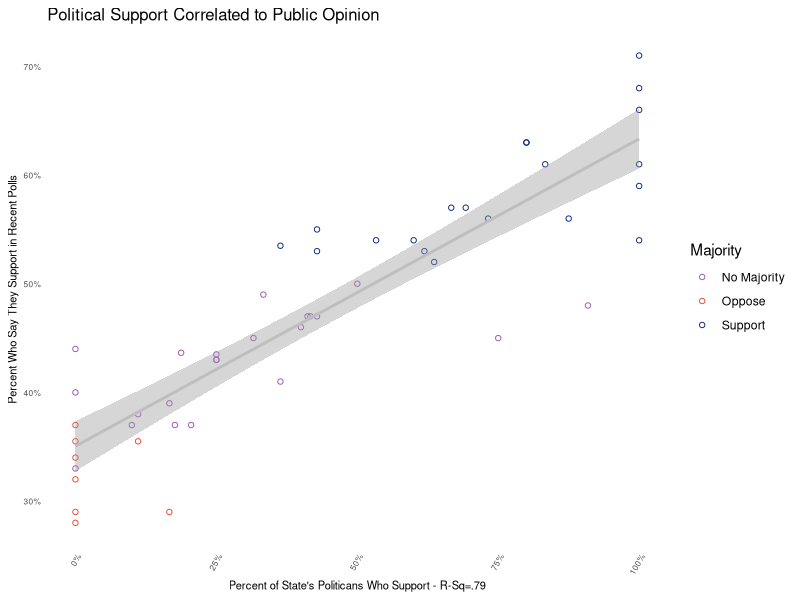
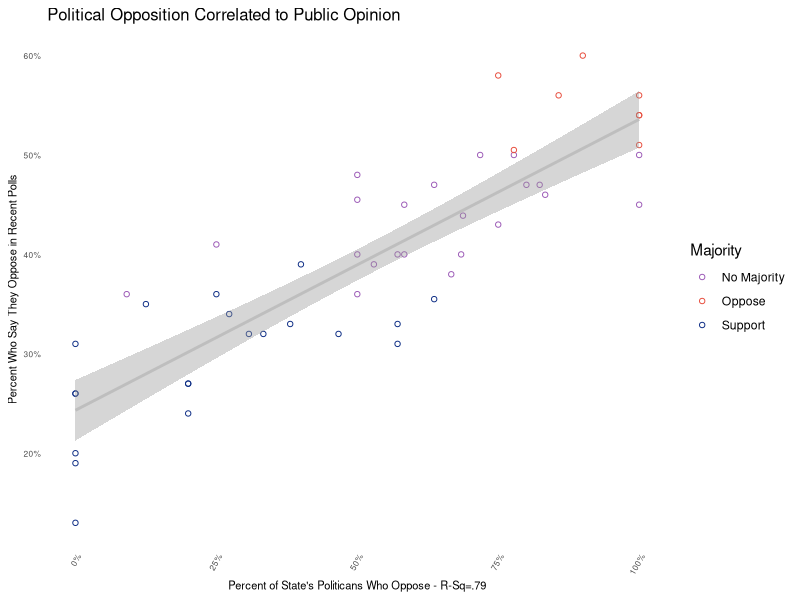
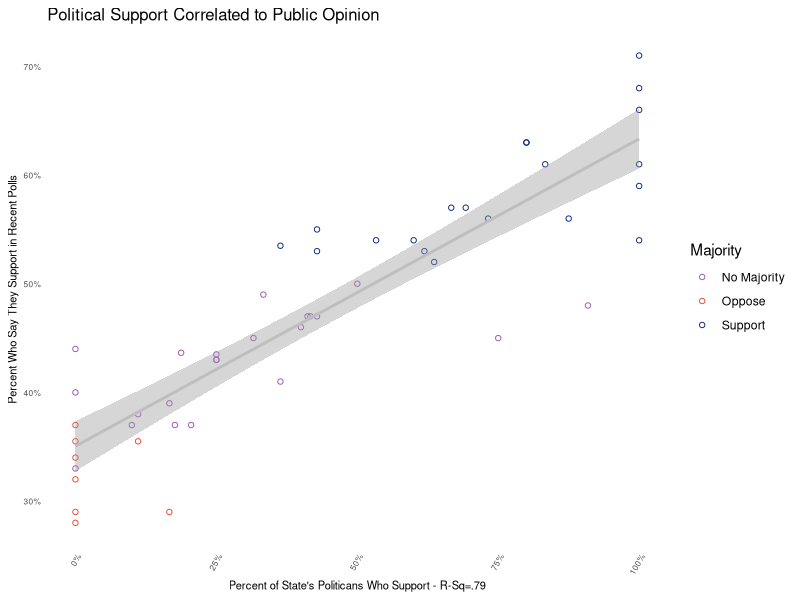
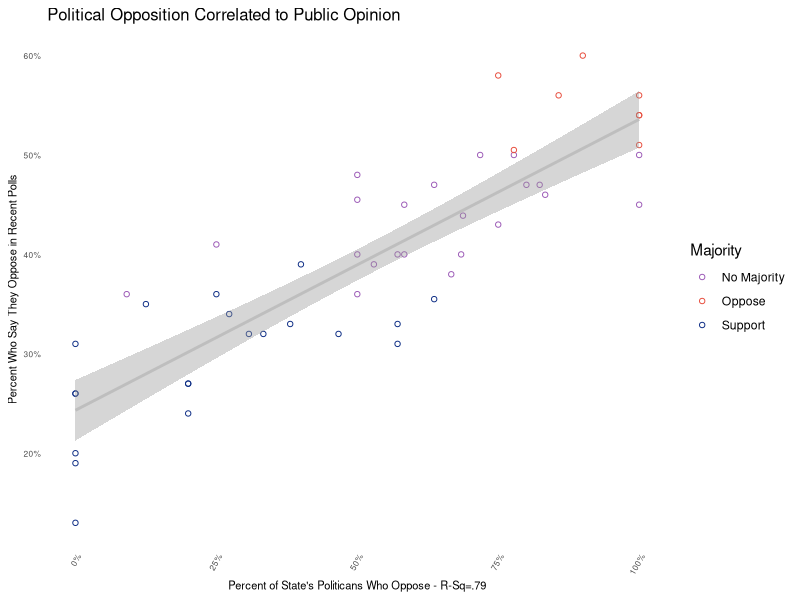

Reproduce these figures in R, in order. (Note: this script raises an error after producing the figures.)
# Politicians For and Against Gay Marriage
# Created by Daniel Hadley to analyze the support for gay marriage
# Nov, 2014
setwd("/Users/dphnrome/Documents/Git/SameSexMarriage/")
# setwd("C:/Users/dhadley/Documents/GitHub/SameSexMarriage")


#### Load packages and data ####
library(XML)
library(ggplot2)
library(maps)
library(reshape2)
library(plyr)
library(stringr)
library(scales)

# congress data: https://www.govtrack.us/data/congress-legislators/
congress <- read.csv("./data/legislators-current.csv")
abbreviations <- read.csv("./data//us_states.csv", header=F)
congress <- merge(congress, abbreviations, by.x="state", by.y="V3", all.x=T)
remove(abbreviations)

# More congress data: https://sunlightlabs.github.io/congress/#legislator-spreadsheet
congressSunlight <- read.csv("./data//legislators-sunlight.csv")

# House data scrapped from: 
# wikipedia.org/wiki/Current_members_of_the_United_States_House_of_Representatives
house <- read.csv("./data//HouseOfReps.csv")
house$Name <- as.character(house$Name)
house$Name <- substring(house$Name, ((nchar(house$Name)/2)+2))

# States data from https://www.census.gov/popest/data/state/asrh/2013/files/SCPRC-EST2013-18+POP-RES.csv
# Population for 18+
# stopped using this because population is not a useful denominator
# Now just used to make the list for wikipedia mining
states <- read.csv("./data/States.csv")

# Data created from MungeData script
PollsByState <- read.csv("./data//PollsByState.csv")
PolsByState <- read.csv("./data/PolsByState.csv")

SupportersFinal <- read.csv("./data//SupportersFinal.csv")
OpponentsFinal <- read.csv("./data/OpponentsFinal.csv")

religiosity <- read.csv("./data//ReligiosityInUSA.csv")



#### Prepares data for visualizations #####

d <- merge(PollsByState, PolsByState, by.x="state", by.y="State")
d <- merge(d, states, by.x="state", by.y="NAME")

d$Majority <- ifelse(d$support > 50, "Support",
                     ifelse(d$X..opposition > 50, "Oppose", "No Majority"))

# add my theme and colors that match the maps

pinkish_red = "#e74c3c"
purple = "#9b59b6"


dark_blue = "#0c2c84"
middle_blue = "#1d91c0"
teele = "#c7e9b4"
yellow = "#ffffcc"

my.theme <- 
  theme(#plot.background = element_rect(fill="white"), # Remove background
    panel.grid.major = element_blank(), # Remove gridlines
    # panel.grid.minor = element_blank(), # Remove more gridlines
    # panel.border = element_blank(), # Remove border
    panel.background = element_blank(), # Remove more background
    axis.ticks = element_blank(), # Remove axis ticks
    axis.text=element_text(size=6), # Enlarge axis text font
    axis.title=element_text(size=8), # Enlarge axis title font
    plot.title=element_text(size=12) # Enlarge, left-align title
    ,axis.text.x = element_text(angle=60, hjust = 1) # Uncomment if X-axis unreadable 
  )


summary(lm(d$PercOfPolsSupp ~ d$support))$r.squared 
ggplot(d, aes(x=d$PercOfPolsSupp, 
                y=(d$support / 100), color=Majority)) +
  geom_point(shape=1) + #scale_x_log10() +
  scale_color_manual(values = c(purple, pinkish_red, dark_blue)) +
  geom_smooth(method=lm, color = "grey") +
  my.theme + ggtitle("Political Support Correlated to Public Opinion") + 
  xlab("Percent of State's Politicans Who Support - R-Sq=.79")+
  ylab("Percent Who Say They Support in Recent Polls") +
  scale_y_continuous(labels = percent) +
  scale_x_continuous(labels = percent)

ggsave("./plots/plot01.png", dpi=300, width=5, height=4)


ggplot(d, aes(x=d$PercOfPolsOpp, 
              y=(d$X..opposition / 100), color=Majority)) +
  geom_point(shape=1) + #scale_x_log10() +
  scale_color_manual(values = c(purple, pinkish_red, dark_blue)) +
  geom_smooth(method=lm, color = "grey") +
  my.theme + ggtitle("Political Opposition Correlated to Public Opinion") + 
  xlab("Percent of State's Politicans Who Oppose - R-Sq=.79")+
  ylab("Percent Who Say They Oppose in Recent Polls") +
  scale_y_continuous(labels = percent) +
  scale_x_continuous(labels = percent)

ggsave("./plots/plot02.png", dpi=300, width=5, height=4)


d.top <- d[which(d$PercOfPolsOpp == 1),]
ggplot(d.top, aes(x=reorder(d.top$state, -d.top$POPEST18PLUS2013), y=d.top$POPEST18PLUS2013)) + geom_bar(colour="white", fill=middle_blue) + 
  my.theme + ggtitle("All States Where 100% of Politicans Oppose") + xlab("State")+
  ylab("18+ Population") + 
  scale_y_continuous(labels = comma)

ggsave("./plots/plot03.png", dpi=300, width=5, height=4)


d.top <- d[which(d$PercOfPolsSupp == 1),]
ggplot(d.top, aes(x=reorder(d.top$state, -d.top$POPEST18PLUS2013), y=d.top$POPEST18PLUS2013)) + 
  geom_bar(colour="white", fill=dark_blue) + 
  my.theme + ggtitle("All States Where 100% of Politicans Support") + xlab("State")+
  ylab("18+ Population") + 
  scale_y_continuous(labels = comma)

ggsave("./plots/plot04.png", dpi=300, width=5, height=4)


ggplot(d, aes(x=(d$support / 100))) + geom_histogram(colour="white", fill=dark_blue, binwidth = .05) + 
  my.theme + ggtitle("Public Support for Gay Marriage") + 
  xlab("Percent of State Who Say They Support")+
  ylab("Number of States") + 
  scale_x_continuous(labels = percent)

ggsave("./plots/plot05.png", dpi=300, width=5, height=4)


ggplot(d, aes(x=d$PercOfPolsSupp)) + geom_histogram(colour="white", fill=dark_blue, binwidth = .1) + 
  my.theme + ggtitle("Political Support for Gay Marriage") + 
  xlab("% of State Politicians Who Support")+
  ylab("Number of States") + 
  scale_x_continuous(labels = percent)

ggsave("./plots/plot06.png", dpi=300, width=5, height=4)


d.top <- d[which(d$GovsOppose == 1 & d$support > 50),]
ggplot(d.top, aes(x=reorder(d.top$state, -d.top$POPEST18PLUS2013), y=d.top$POPEST18PLUS2013)) + geom_bar(colour="white", fill=middle_blue) + 
  my.theme + ggtitle("Governor Opposes But the Majority Support") + xlab("State")+
  ylab("18+ Population") + 
  scale_y_continuous(labels = comma)

ggsave("./plots/plot07.png", dpi=300, width=5, height=4)


d.top <- d[which(d$SenatorsOppose >= 1 & d$support > 50),]
ggplot(d.top, aes(x=reorder(d.top$state, -d.top$POPEST18PLUS2013), y=d.top$POPEST18PLUS2013)) + geom_bar(colour="white", fill=middle_blue) + 
  my.theme + ggtitle("A Senator Opposes But the Majority Support") + xlab("State")+
  ylab("18+ Population") + 
  scale_y_continuous(labels = comma)

ggsave("./plots/plot08.png", dpi=300, width=5, height=4)



d <- merge(d, religiosity, by.x="state", by.y="State")
d$WeeklyAttendance <- gsub(pattern="[%]",replacement="", d$Percent)
d$WeeklyAttendance <- as.numeric(d$WeeklyAttendance)
summary(lm(d$X..opposition ~ d$WeeklyAttendance))$r.squared 
ggplot(d, aes(x=(d$X..opposition / 100), 
              y=(d$WeeklyAttendance / 100), color=Majority)) +
  geom_point(shape=1) + #scale_x_log10() +
  scale_color_manual(values = c(purple, pinkish_red, dark_blue)) +
  geom_smooth(method=lm, color = "grey") +
  my.theme + ggtitle("Public Opinion Correlated to Religiosity") + 
  xlab("Percent Who Say They Oppose Gay Marriage - R-Sq=.68")+
  ylab("Percent Who Say They Attend Church Weekly") +
  scale_y_continuous(labels = percent) +
  scale_x_continuous(labels = percent)

ggsave("./plots/plot09.png", dpi=300, width=5, height=4)




t <- table(congress$V2, congress$gender)
ratio <- as.data.frame.matrix(t)
ratio$percentMale <- ratio$M / (ratio$M + ratio$F)
d <- merge(d, ratio, by.x="state", by.y="row.names")
d$PerOfCongOpp <- (d$SenatorsOppose + d$RepsOppose) / d$CongressMembers
d$MaleCongress <- ifelse(d$percentMale.x == 1, TRUE, FALSE)
t <- aggregate(d$PerOfCongOpp ~ d$MaleCongress, d, mean ) # makes a two-way table

ggplot(t, aes(x=t$"d$MaleCongress", y=t$"d$PerOfCongOpp")) + geom_bar(colour="white", fill=middle_blue) + 
  my.theme + ggtitle("All-Male Delegations More Likely To Oppose") + xlab("All Male Congressional Delegation")+
  ylab("Percent of Congress Members Who Oppose") + 
  scale_y_continuous(labels = percent)

ggsave("./plots/plot10.png", dpi=300, width=5, height=4)




summary(lm(d$PercOfPolsSupp ~ d$support))$r.squared 
ggplot(d, aes(x=d$PercOfPolsSupp, 
              y=(d$support / 100))) +
  geom_point(shape=1) + #scale_x_log10() +
  scale_color_manual(values = c(purple, pinkish_red, dark_blue)) +
  geom_smooth(method=lm, color = "grey") +
  my.theme + ggtitle("Political Support Correlated to Public Opinion") + 
  xlab("Percent of State's Politicans Who Support - R-Sq=.79")+
  ylab("Percent Who Say They Support in Recent Polls") +
  scale_y_continuous(labels = percent) +
  scale_x_continuous(labels = percent)

ggsave("./plots/plot11.png", dpi=300, width=5, height=4)


d$GovSenatorsOppo <- d$GovsOppose + d$SenatorsOppose
d.top <- d[which(d$GovSenatorsOppo > 0 & d$X..opposition < 50),]
ggplot(d.top, aes(x=reorder(d.top$state, -d.top$X..opposition), y=(d.top$X..opposition/100))) + geom_bar(colour="white", fill=middle_blue) + 
  my.theme + ggtitle("A Statewide Politician Opposes But Public Opposition < 50%") + 
  xlab("State With at Least One Senator or Governor Opposed")+
  ylab("Percent Who Say They Oppose in Recent Polls") + 
  scale_y_continuous(labels = percent)

ggsave("./plots/plot12.png", dpi=300, width=5, height=4)
